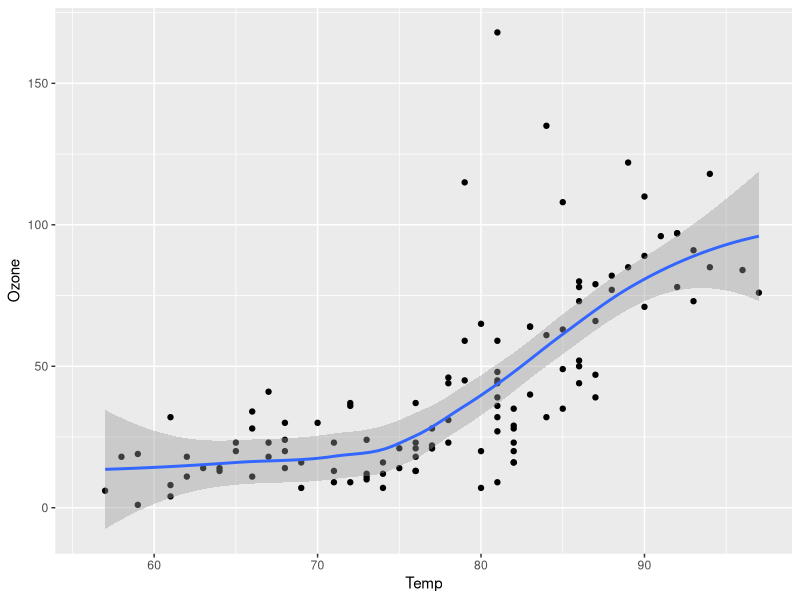
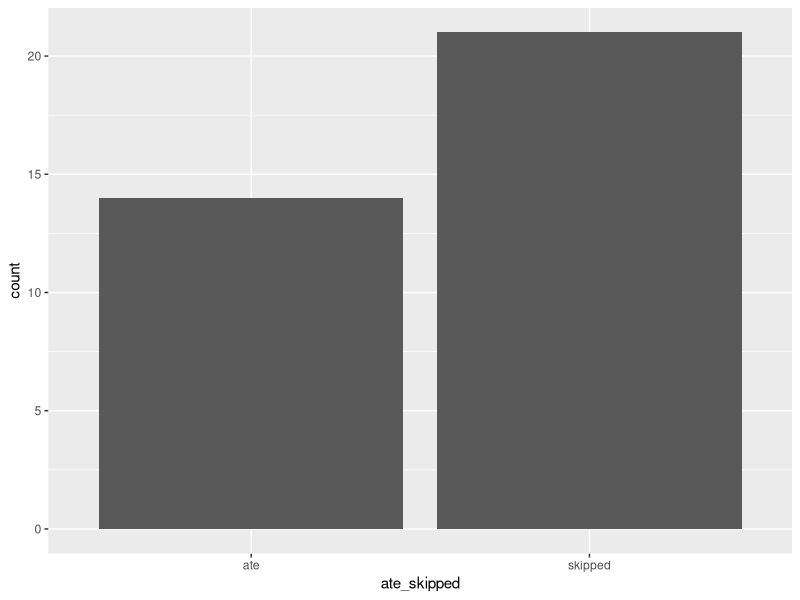
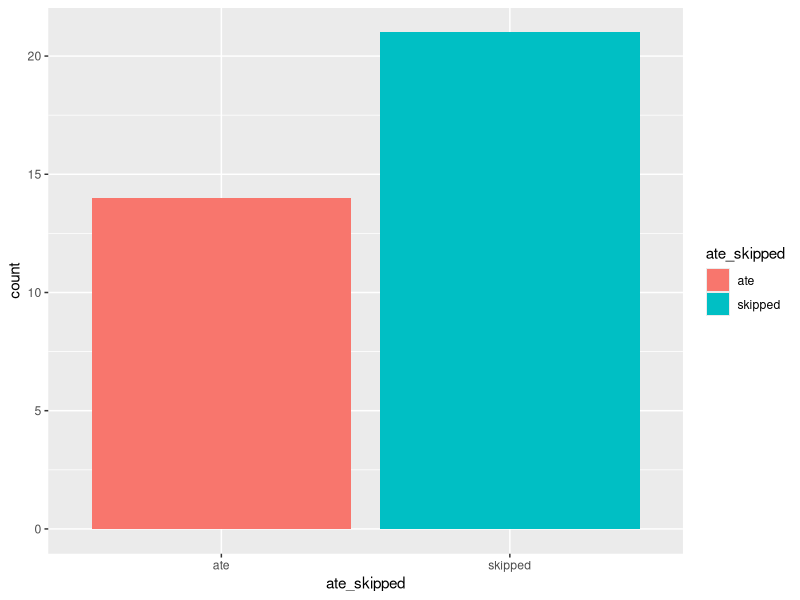
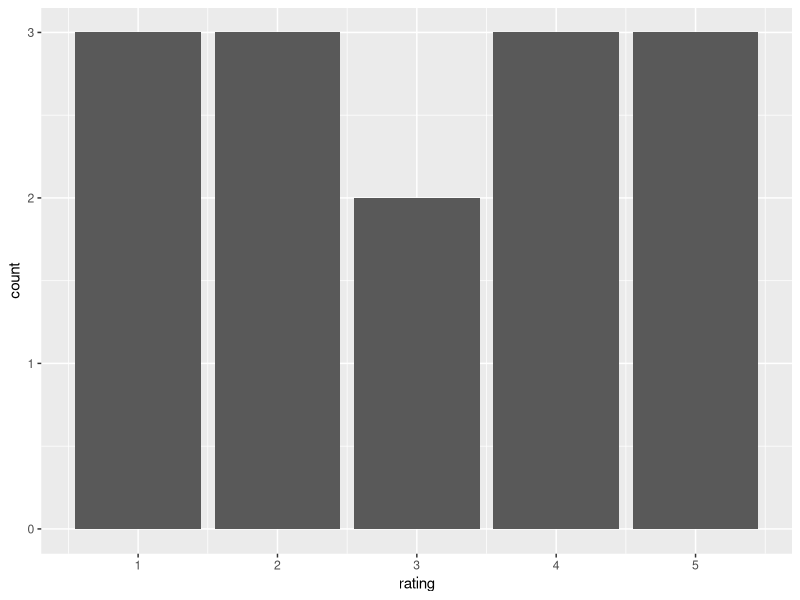
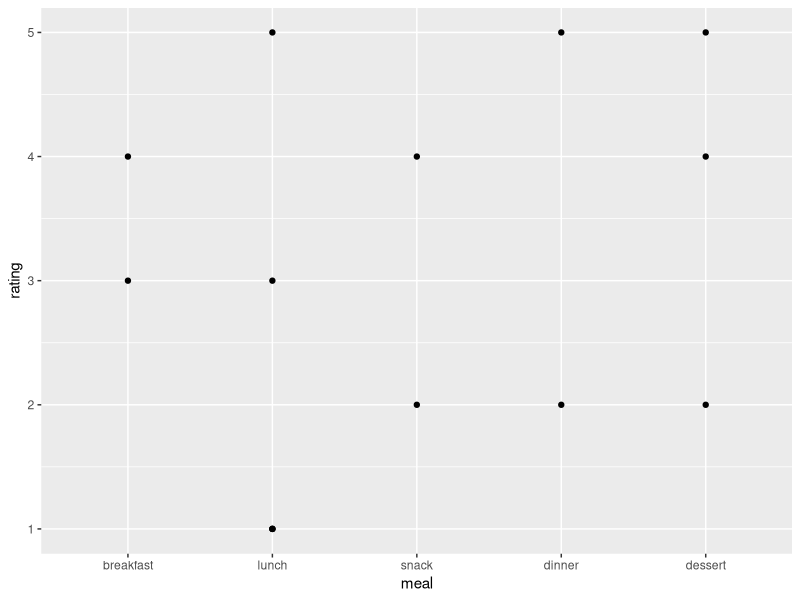
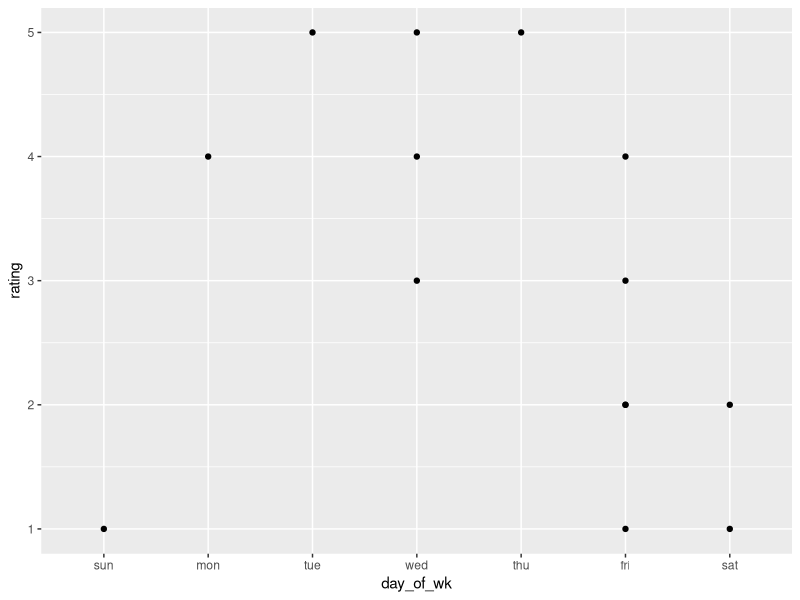

Write the R code that produced these figures, in order.
## ---- chunk 1
#| echo: true
days <- factor(
  c("sun", "mon", "tue", "wed", "thu", "fri", "sat"),
  levels = c("sun", "mon", "tue", "wed", "thu", "fri", "sat"),
  ordered = TRUE
)
meals <- factor(
  c("breakfast", "lunch", "dinner", "snack", "dessert"),
  levels = c("breakfast", "lunch", "snack", "dinner", "dessert"),
  ordered = TRUE
)
meal_days <- rep(days, each = length(meals))
weekly_meals <- rep(meals, 7)

my_meals <- data.frame(day_of_wk = meal_days, 
                       meal = weekly_meals)
## ---- chunk 2
#| echo: true
ate_skipped <- sample(c("ate", "skipped"), size = 35, 
                 replace = TRUE, prob = c(.6, .4))
ate <- ate_skipped == "ate"
ate
## ---- chunk 3
#| echo: true
ratings <- sample(c(1, 2, 3, 4, 5), size = 35,
                 replace = TRUE)

ratings[ate == FALSE] <- NA
## ---- chunk 4
#| echo: true
my_meals$ate_skipped <- ate_skipped
my_meals$rating <- ratings
## ---- chunk 5
#| echo: true
my_meals
## ---- chunk 6
#| echo: true
#| output-location: slide
library(ggplot2)

ggplot(data = airquality) + 
  aes(x = Temp, y = Ozone) +
  geom_point() + 
  geom_smooth(method = "loess")
## ---- chunk 7
#| label: fig-barplot-ate_skipped
#| fig-cap: "A barplot of meals eaten and skipped."
#| echo: true
#| output-location: slide
#| code-line-numbers: "1|2|3|4"
my_meals |> 
  ggplot() + 
  aes(x = ate_skipped) + 
  geom_bar() 
## ---- chunk 8
#| label: fig-barplot-ate_skipped-fill
#| fig-cap: "A barplot of meals eaten and skipped."
#| echo: true
#| output-location: slide
#| code-line-numbers: "|3"
my_meals |>
  ggplot() +
  aes(x = ate_skipped, fill = ate_skipped) +
  geom_bar()
## ---- chunk 9
#| label: fig-barplot-ratings-2.0
#| fig-cap: "A barplot of meal ratings."
#| echo: true
#| output-location: slide
#| code-line-numbers: "|2"
ggplot(data = my_meals) + 
  aes(x = rating) +
  geom_bar()
## ---- chunk 10
#| label: fig-2.1
#| fig-cap: "A plot of ratings for each meal using  `geom_point`"
my_meals |>
ggplot() +
  aes(x = meal, y = rating) +
  geom_point()
## ---- chunk 11
#| label: fig-3

my_meals |>
ggplot() +
  aes(x = day_of_wk, y = rating) +
  geom_point()
